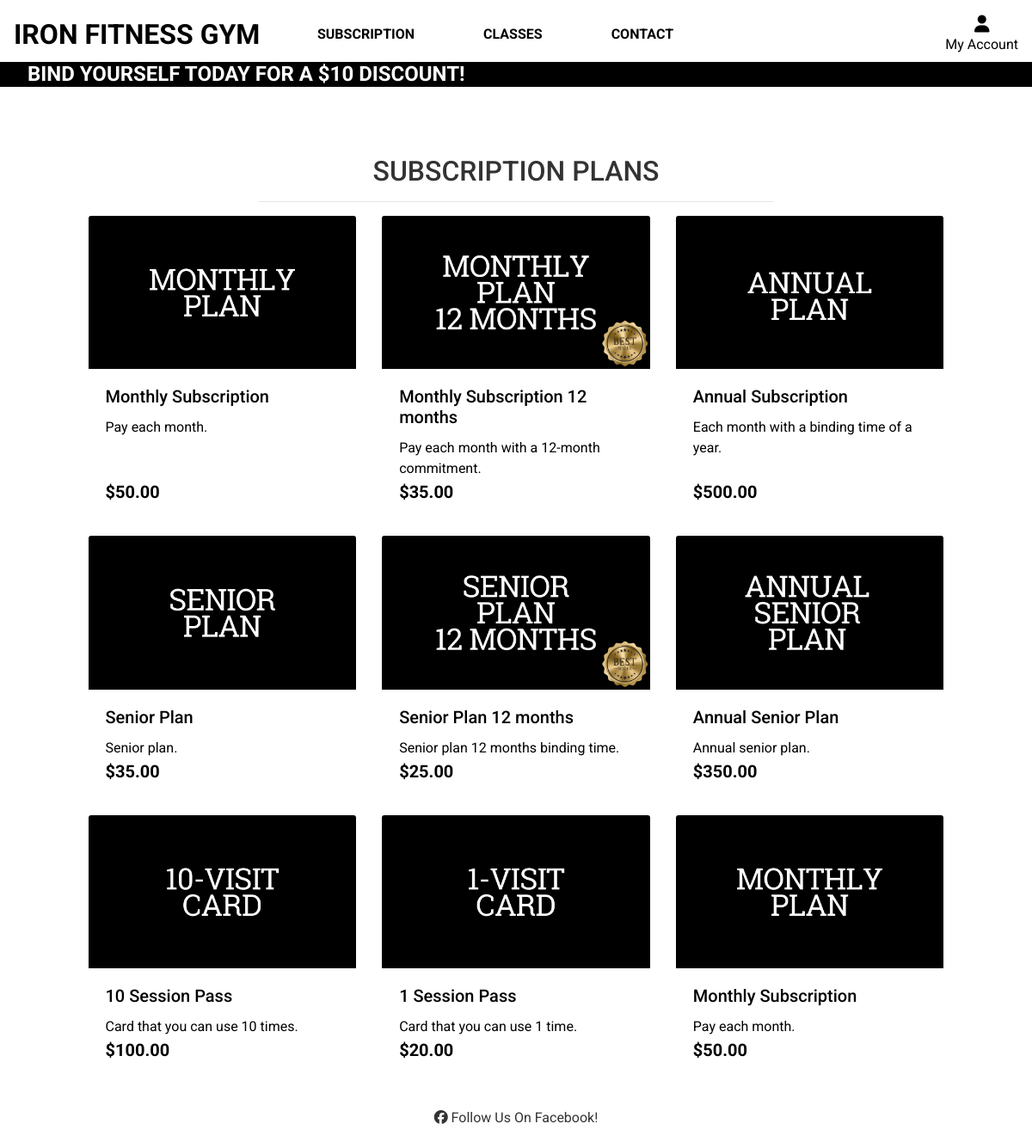
The app's page /subscription/subscription/, older data.
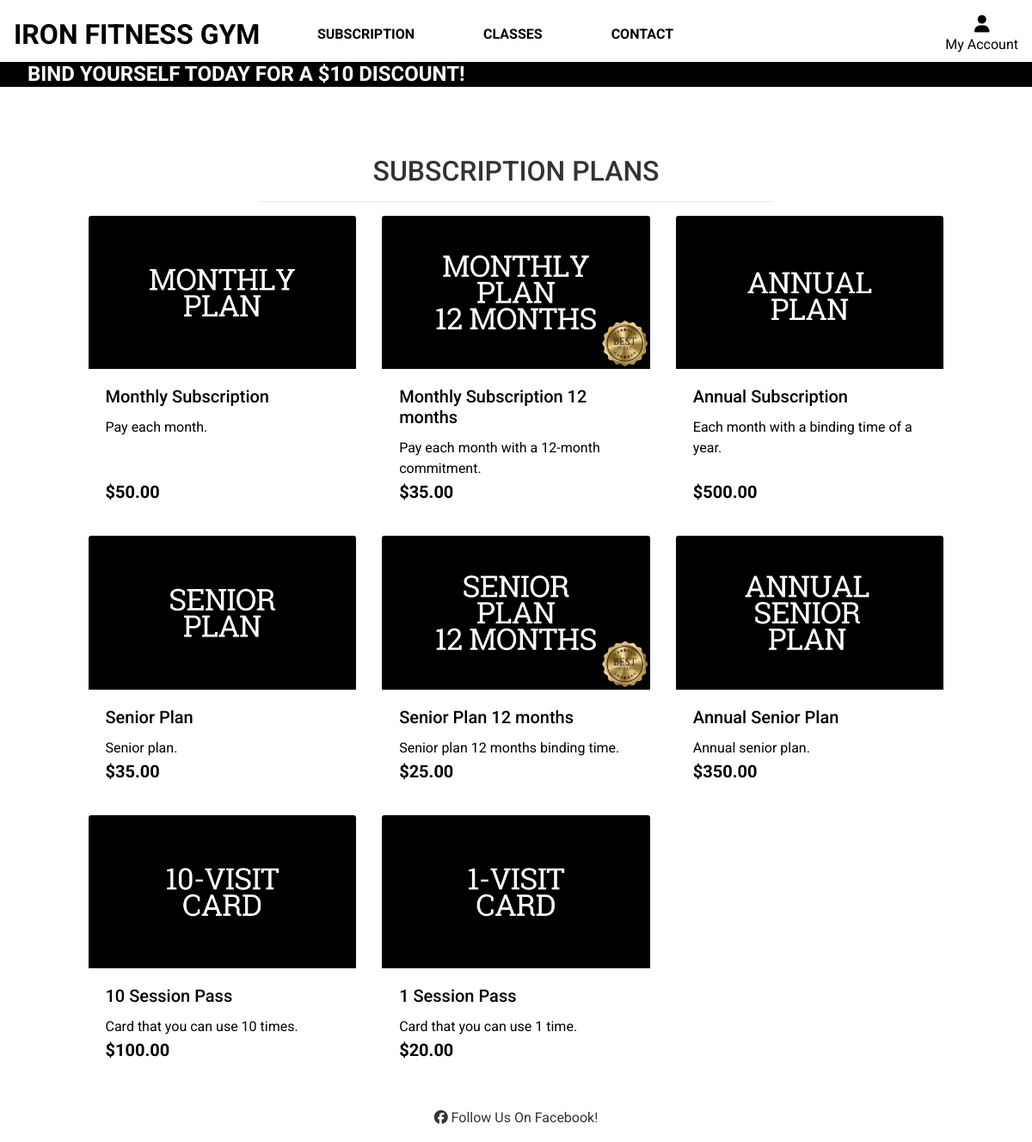
The same page, newer data.
### subscription/models.py (models this page shows, shortened)
class SubscriptionPlan(models.Model):
    name = models.CharField(max_length=255)
    description = models.TextField()
    price = models.DecimalField(max_digits=10, decimal_places=2)
    image = models.ImageField(upload_to="plans/")
    duration = models.CharField(max_length=100)  # e.g., 'Monthly', 'Yearly'
    benefit = models.CharField(
        max_length=255
    )  # e.g., 'Regular', 'Senior', '10-times card', '1-time card'
    binding_time = models.CharField(max_length=50, default="None")

### subscription/views.py (the view)
# urls.py: path("subscription/", views.plans, name="plans"),
def plans(request):
    plans = SubscriptionPlan.objects.all()
    context = {"plans": plans}
    return render(request, "subscription/plans.html", context)

### subscription/templates/subscription/plans.html (shortened to what this page needs)
{% extends "base.html" %}
{% load static %}
{% block page_header %}
    <div class="container header-container">
    </div>
{% endblock %}
{% block content %}
    <div class="container-fluid">
        <div class="container-fluid">
            <div class="row">
                <div class="col text-center mt-3">
                    <h2 class="logo-font">Subscription Plans</h2>
                    <hr class="w-50 mb-1">
                </div>
            </div>
            <div class="row">
                <div class="product-container col-10 offset-1">
                    <div class="row">
                        {% for plan in plans %}
                        <div class="col-sm-6 col-md-4 mb-4">
                            <a href="{% url 'plan_details' plan.id %}" class="text-decoration-none text-black">
                                <div class="card h-100 border-0">
                                    <img class="card-img-top img-fluid" src="{{ plan.image.url }}" alt="{{ plan.name }}">
                                    <div class="card-body pb-0">
                                        <h5 class="card-title">{{ plan.name }}</h5>
                                        <p class="card-text">{{ plan.description }}</p>
                                    </div>
                                    <div class="card-footer bg-white pt-0 border-0 text-left">
                                        <div class="row">
                                            <div class="col">
                                                <p class="lead mb-0 font-weight-bold">${{ plan.price }}</p>
                                            </div>
                                        </div>
                                    </div>
                                </div>
                            </a>
                        </div>
                        {% endfor %}
                    </div>
                </div>
            </div>
        </div>
    </div>
{% endblock %}

### templates/allauth/base.html (shortened to what this page needs)
{% load static %}
<!doctype html>
<html lang="en">
<head>
    {% block corecss %}
        <link rel="stylesheet" href="https://cdn.jsdelivr.net/npm/bootstrap@4.6.2/dist/css/bootstrap.min.css">
        <link rel="stylesheet" href="{% static 'css/base.css' %}">
    {% endblock %}
</head>
<body>
    <header class="container-fluid fixed-top" id="header">
        <div id="topnav" class="row bg-white pt-lg-2 d-none d-lg-flex align-items-center">
            <div class="col-12 col-lg-4 d-flex justify-content-center justify-content-lg-start">
                <a href="{% url 'home' %}" class="nav-link main-logo-link">
                    <h2 class="logo-font text-black mb-0"><strong>Iron Fitness Gym</strong></h2>
                </a>
            </div>
            <div class="col-12 col-lg-4 d-flex justify-content-center">
                <a class="logo-font font-weight-bold nav-link text-black mr-5" href="{% url 'plans' %}" id="plans-link-main">
                    Subscription
                </a>
                <a class="logo-font font-weight-bold nav-link text-black mr-5" href="{% url 'book_class' %}" id="classes-link-main">
                    Classes
                </a>
                <a class="logo-font font-weight-bold nav-link text-black mr-5" href="{% url 'contact_us' %}" id="contact-link-main">
                    Contact
                </a>
            </div>
            <div class="col-12 col-lg-4 d-flex justify-content-center justify-content-lg-end">
                <ul class="list-inline list-unstyled mb-0">
                    <li class="list-inline-item dropdown">
                        <a class="text-black nav-link" href="#" id="user-options" data-toggle="dropdown" aria-haspopup="true" aria-expanded="false">
                            <div class="text-center">
                                <div><i class="fas fa-user fa-lg"></i></div>
                                <p class="mb-0">My Account</p>
                            </div>
                        </a>
                    </li>
                </ul>
            </div>
        </div>
        <div class="banner-container">
            <div class="scroll">
                <div class="LeftToRight">
                    <h4 class="logo-font text-white">Bind yourself today for a $10 discount!</h4>
                </div>
            </div>
        </div>
    </header>
    {% block page_header %}{% endblock %}
    {% block content %}{% endblock %}
    {% block footer %}
        <footer class="footer bg-white py-3">
            <div class="container text-center">
                <i class="fa-brands fa-facebook"></i>
                <a href="https://www.facebook.com/profile.php?id=61563419735905" target="_blank">Follow Us On Facebook!</a>
            </div>
        </footer>
    {% endblock %}
  </body>
</html>

### static/css/base.css (style rules this page uses)
html { height: 100%; }
body { font-family: 'Roboto', sans-serif; height: calc(100vh - 184px); color: #333; font-family: Roboto; background-color: white; overflow-x: hidden; }
.logo-font { text-transform: uppercase; }
.main-logo-link { width: fit-content; }
.text-black { color: #000 !important; }
footer a { text-decoration: none; color: inherit; }
.banner-container { overflow: hidden; background-color: #000; }
.scroll { white-space: nowrap; margin: 0 2em; }
.scroll div { display: flex; gap: 2em; }
.scroll h4 { color: white; font-weight: bold; margin-bottom: 0; }
.LeftToRight { animation: LeftToRight 10s infinite linear; }
.container-fluid { padding: 0; }
@media (min-width: 1200px) { .container { max-width: 80%; } }
@media (min-width: 992px) { .header-container { padding-top: 164px; } }

Row changes from the older to the newer data that the page shows:
removed SubscriptionPlan: image (picture), name "Monthly Subscription", description "Pay each month.", price "50.00"
